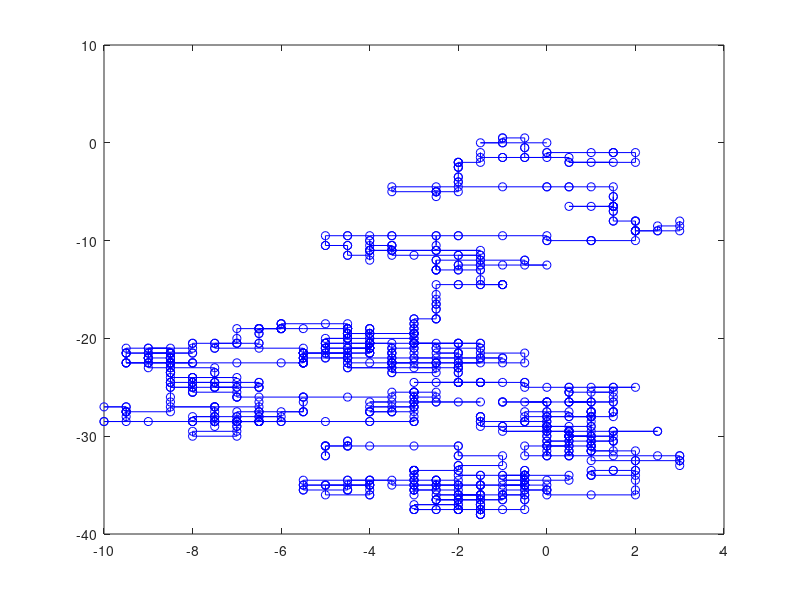

Write MATLAB code to recreate this figure.
N = 1000;
x = zeros(1);
x(1) = 0; %origin x value%
y = zeros(1);
y(1) = 0; %origin y value%
for i = 2:N
    theta = rand;
    Rand = rand;
    step_size = 0;
    angle = 0;
    % for step size
    if Rand <= 0.333
        step_size = 0.5;
    elseif Rand > 0.666
        step_size = 1;
    else
        step_size = 0;
    end
    % for angle
    if theta <= 0.25
        angle = 0;
    elseif theta > 0.25 && theta <= 0.5
        angle = 90;
    elseif theta > 0.5 && theta <= 0.75
        angle = 180;
    else
        angle = 270;
    end
    change_in_x = (step_size * cosd(angle)) + x(i-1);
    change_in_y = (step_size * sind(angle)) + y(i-1);
    if sqrt((change_in_x - x(1))^2 + (change_in_y - y(1))^2) <= 100
        x(i) = change_in_x;
        y(i) = change_in_y;
    else
        x(i) = x(i-1);
        y(i) = y(i-1);
    end
end
ylabel("position")
xlabel("Step_count")
title("Random Walk")
plot(x, y,'-ob')